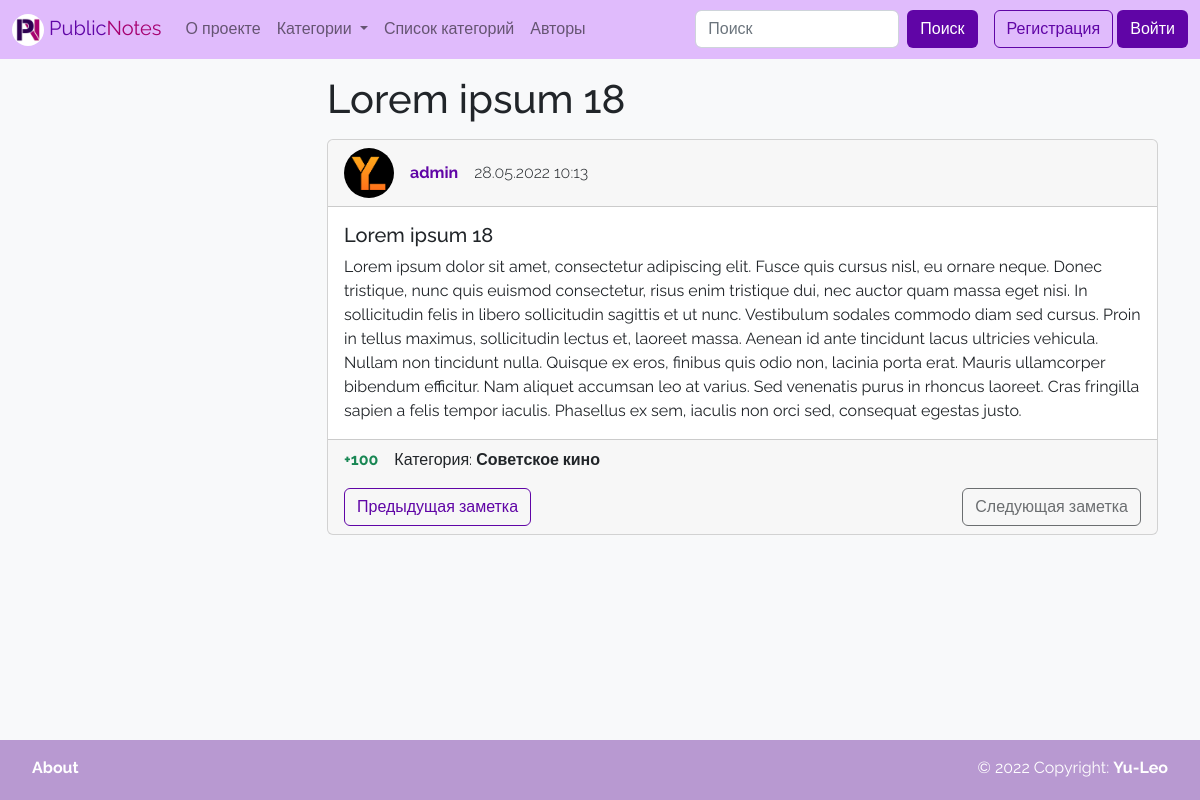
Before: /note/65/ with the older database file.
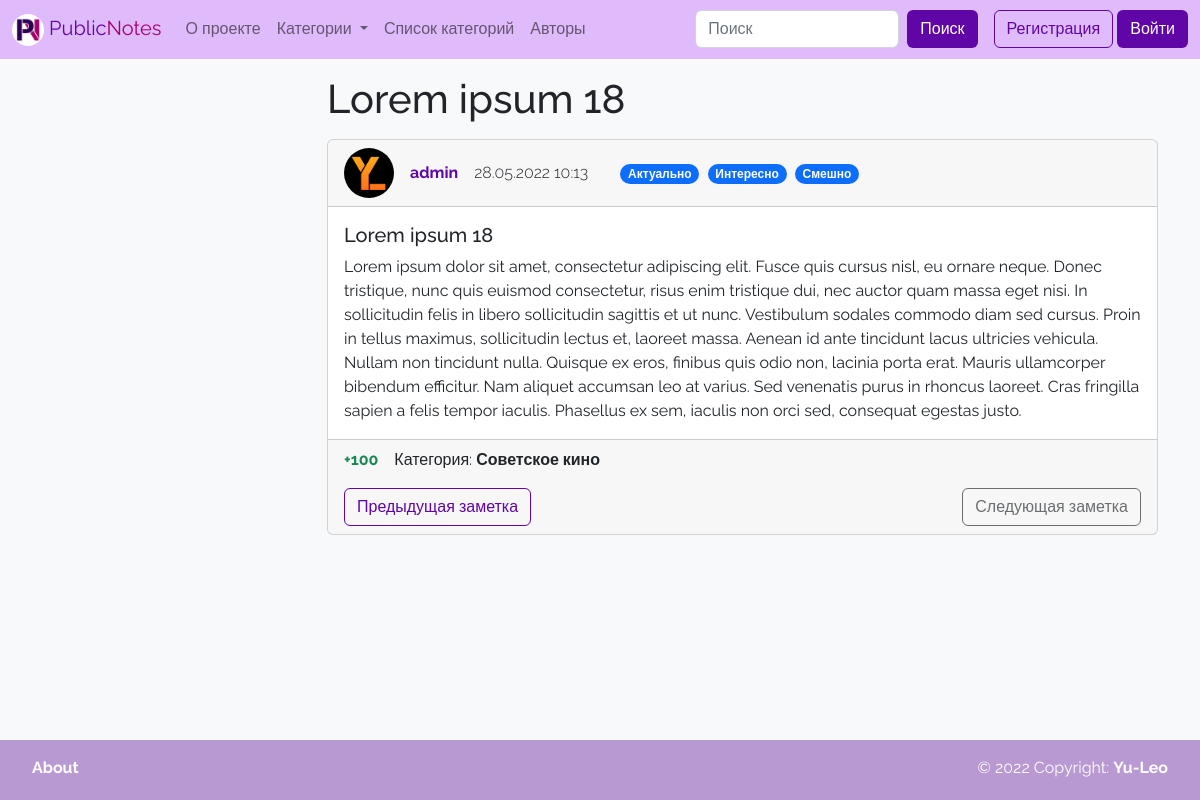
After: the same page with the newer database file.
### wall/models.py (models this page shows, shortened)
class Tag(models.Model):
    title = models.CharField(max_length=50, verbose_name='Название', unique=True)
    def get_absolute_url(self):
        return reverse('tag', kwargs={"pk": self.pk})
    class Meta:
        verbose_name = 'Тег'
        verbose_name_plural = 'Теги'
        ordering = ['title']

### wall/views.py (the view)
# urls.py: path('note/<int:pk>/', views.ViewNote.as_view(), name='note'),
class ViewNote(DetailView):
    model = models.Note
    template_name = 'wall/note.html'
    context_object_name = 'note'

### wall/models.py (called while the page is built)
    def get_absolute_url(self):
        return reverse('author', kwargs={"pk": self.pk})

    def get_absolute_url(self):
        return reverse('note', kwargs={"pk": self.pk})

    def get_absolute_url(self):
        return reverse('category', kwargs={"pk": self.pk})

### wall/templatetags/wall_tags.py (called while the page is built)
@register.simple_tag
def get_categories():
    return models.Category.objects.all()

@register.simple_tag
def get_prev_note_in_category(note: models.Note):
    try:
        return note.get_previous_by_created_at(category=note.category)
    except ObjectDoesNotExist:
        return None

@register.simple_tag
def get_next_note_in_category(note: models.Note):
    try:
        return note.get_next_by_created_at(category=note.category)
    except ObjectDoesNotExist:
        return None

### wall/templates/wall/note.html (shortened to what this page needs)
{% extends 'base.html' %}
{% load wall_tags %}
{% block content_title %} <h1 class="mb-3">{{ note.title }}</h1>{% endblock %}
{% block content %}
<div class="card mb-3">
    <div class="card-header">
        <div class="hstack gap-3">
            <div class="">
                <img src="{% if note.author.photo %}
                {{ note.author.photo.url }}
                {% else %}
                {% load static %}
                {% endif %}" alt="..." width="50" height="50"
                     style="border-radius: 25px;">
            </div>
            <div class="fw-bold">
                {% if note.author %}
                <a href="{{ note.author.get_absolute_url }}" class="text-decoration-none text-purple">
                    {{ note.author.username }}</a>
                {% else %}
                Аноним
                {% endif %}
            </div>
            <div class="fw-light">{{ note.created_at|date:"d.m.Y H:i" }}</div>
            <div class="">
                {% for tag in note.tags.all %}
                <a href="{{ tag.get_absolute_url }}"
                   class="badge rounded-pill text-bg-primary text-decoration-none me-1">
                    {{ tag.title }}</a>
                {% endfor %}
            </div>
        </div>
    </div>
    <div class="card-body">
        <h5 class="card-title">{{ note.title }}</h5>
        <p class="card-text">{{ note.content }}</p>
    </div>
    <div class="card-footer"
         style="{% if note.category.color %}background-color: #{{note.category.color}}{% endif %}">
        <div class="hstack gap-3 mb-3">
            {% if note.rating > 0 %}
            <div class="text-success fw-bold">+{{note.rating}}</div>
            {% elif note.rating < 0 %}
            <div class="text-danger fw-bold">{{note.rating}}</div>
            {% else %}
            <div class="fw-bold">{{note.rating}}</div>
            {% endif %}
            {% if note.category %}
            <div class=""><span class="">Категория: </span><a href="{{ note.category.get_absolute_url }}"
                                                              class="text-decoration-none text-dark fw-bold">
                {{ note.category.title }}</a></div>
            {% endif %}
        </div>
        <div class="btn-toolbar justify-content-between" role="toolbar" aria-label="Toolbar with button groups">
            {% get_prev_note_in_category note as prev_note %}
            {% if prev_note%}
            <a href="{{ prev_note.get_absolute_url }}" class="btn btn-outline-purple">Предыдущая заметка</a>
            {% else%}
            <a href="#" class="btn btn-outline-purple disabled">Предыдущая заметка</a>
            {% endif %}
            {% get_next_note_in_category note as next_note %}
            {% if next_note%}
            <a href="{{ next_note.get_absolute_url }}" class="btn btn-outline-purple">Следующая заметка</a>
            {% else%}
            <a href="#" class="btn btn-outline-purple disabled">Следующая заметка</a>
            {% endif %}
        </div>
    </div>
</div>
{% endblock %}

Changed rows visible on the page:
added Tag: title "Актуально"
now on this page (row edited): Tag: title "Интересно"
added Tag: title "Смешно"
